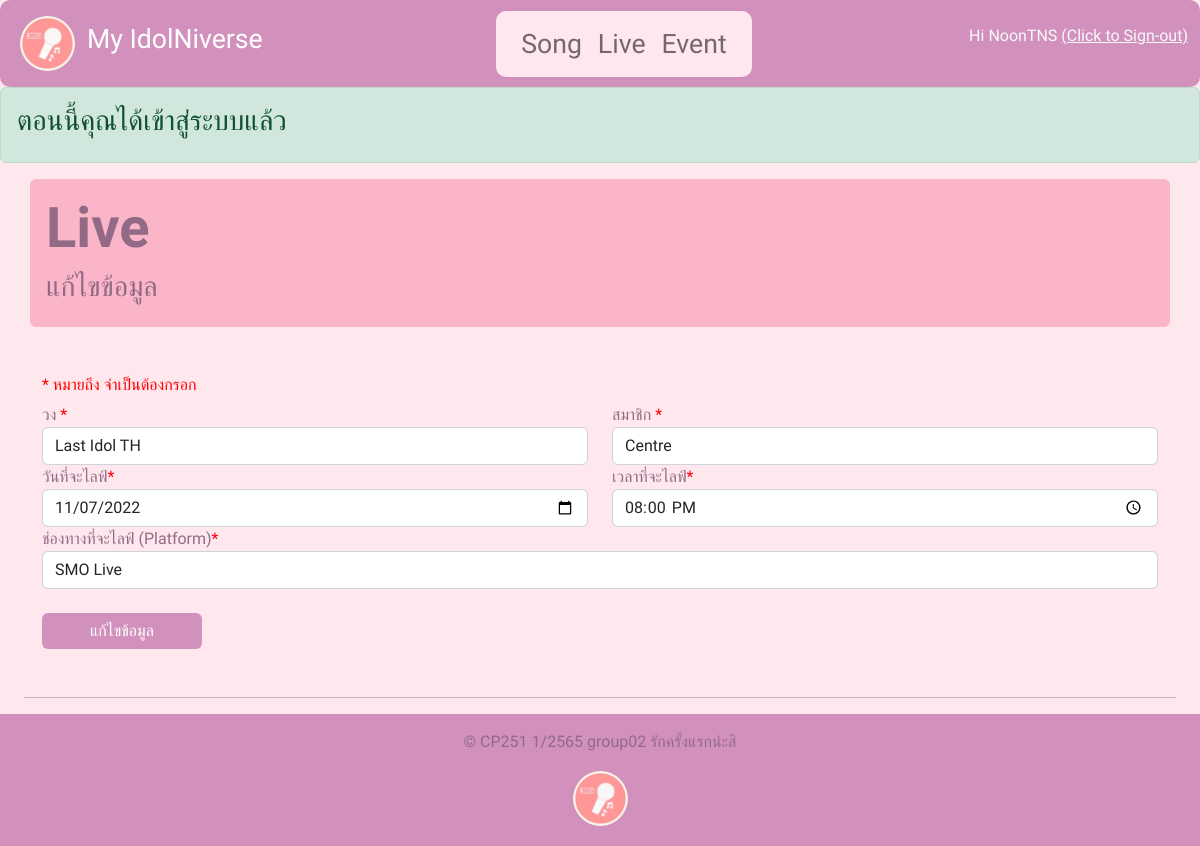
The app's page /live/edit.php?live=9 (signed in) with its own data.
### tables this page shows
CREATE TABLE `memlive` (
  `live_id` int(11) NOT NULL,
  `band` varchar(100) NOT NULL,
  `member` varchar(100) NOT NULL,
  `date` date NOT NULL,
  `time` time NOT NULL,
  `platform` varchar(100) NOT NULL
);

### htdocs/live/edit.php (the view, shortened to what this page needs)
<!DOCTYPE html>
<html lang="en">
<head>
    <?php
    include('../common/headtag.php');
    ?>
    <link rel="stylesheet" href="../resources/css/style.css">
</head>
<body>
    <header>
        <nav class="navbar">
            <div class="container-fluid color-light">
                <div class="navbar-header">
                <img src="../resources/img/logoPJ.png" class="rounded-circle" width="55" height="55">
                    <a class="navbar-brand" id="myidol" href="../index.php">My IdolNiverse</a>
                </div>
                <nav class="navbar navbar-expand-sm justify-content-center" id="navitem">
                    <div class="container-fluid">
                        <ul class="navbar-nav">
                            <li class="nav-item">
                                <a class="nav-link" href="../song/index.php">Song</a>
                            </li>
                            <li class="nav-item">
                                <a class="nav-link" href="index.php">Live</a>
                            </li>
                            <li class="nav-item">
                                <a class="nav-link" href="../event/index.php">Event</a>
                            </li>
                        </ul>
                    </div>
                </nav>
                <?php if (isset($_SESSION['username'])):?>
                    <p class="text-light">Hi <?php echo $_SESSION['username'];?> <a href="index.php?logout='1'" class="link-light">(Click to Sign-out)</a></p>
                <?php else: ?>
                    <a class="text-light" id="navlogin" href="../user/login.php">ลงชื่อเข้าใช้/สมัครสมาชิก</a>
                <?php endif ?>
            </div>
        </nav>
    </header>
    <?php
    try{
        $idquery = $_GET['live'];
        $query = "SELECT * FROM memlive WHERE live_id = '$idquery'";
        $resultQuery = mysqli_query($conn, $query);
        $resultArray = mysqli_fetch_assoc($resultQuery);
    }
    catch (Exception $e){
        echo '<div class="alert alert-warning thsarabunnew" role="alert"> คุณมาหน้านี้แบบผิดวิธี<br> กรุณากลับไปที่หน้า Song โดยการ <a href="index.php">กดที่นี่</a></p></div>';
    }
?>
    <?php if (isset($_SESSION['success'])): ?>
            <div class="alert alert-success" role="alert">
              <h3>
                <?php
                  echo $_SESSION['success'];
                ?>
              </h3>
            </div>
    <?php endif ?>
    <div class="container mt-3 p-3 rounded" id="jumbo">
        <h1 class="display-4 fw-bold">Live</h1>
        <p class="h3">แก้ไขข้อมูล</p>
    </div>
        <div class="container mt-5">
        <h6 class="h6"style="color:red;">* หมายถึง จำเป็นต้องกรอก</h6>
            <form method="post" action="./update.php">
            <div class="row">
            <div class="col-md-6">
                <div class="form-group">
                    <label for="band">วง <span style="color:red;">*</span></label>
                    <input type="text" class="form-control" id="band"placeholder="วง" name="band" value="<?php echo $resultArray['band']?>" required>
                </div>
            </div>
            <div class="col-md-6">
                <div class="form-group">
                    <label for="memname">สมาชิก <span style="color:red;">*</span></label>
                    <input type="text" class="form-control" id="memname" placeholder="ชื่อสมาชิกที่จะไลฟ์" name="memname" value="<?php echo $resultArray['member']?>" required>
                </div>
            </div>
        </div>
        <div class="row">
            <div class="col-md-6">
                <div class="form-group">
                <label for="datelive">วันที่จะไลฟ์<span style="color:red;">*</span></label>
                    <input type="date" class="form-control" id="datelive" placeholder="DD/MM/YYYY" name="datelive" value="<?php echo $resultArray['date']?>" required>
                </div>
            </div>
            <div class="col-md-6">
                <div class="form-group">
                    <label for="livetime">เวลาที่จะไลฟ์<span style="color:red;">*</span></label>
                    <input type="time" class="form-control" id="livetime" placeholder="hh:mm" name="livetime" value="<?php echo $resultArray['time']?>" required>
                </div>
            </div>
        </div>
        <div class="row">
            <div class="col-md-12">
                <div class="form-group">
                    <label for="Platform">ช่องทางที่จะไลฟ์ (Platform)<span style="color:red;">*</span></label>
                    <input type="text" class="form-control" id="Platform" placeholder="iAM48 Application หรือ FB Live" value="<?php echo $resultArray['platform']?>" name="Platform" required>
                </div>
            </div>
        </div>
        <br>
        <div class="">
            <input class="btn btn-primary px-5" type="submit" value="แก้ไขข้อมูล" name="edit" id="edit">
        </div>
            </form>
        </div>
    <hr class="mx-4 mt-5">
    <footer>
        <div class="text-left p-3">
          © CP251 1/2565 group02 รักครั้งแรกน่ะสิ </div>
          <img style="margin:1px 10px 20px 10px;" src="../resources/img/logoPJ.png" class="rounded-circle" width="55" height="55">
    </footer>
</body>
</html>

### htdocs/resources/css/style.css (style rules this page uses)
nav { border-radius: 10px; font-family: Itim; }
body { background-color: #FFE7EE; }
div { font-family: Itim; color: #936a85; }
#navitem { background-color:#FFE7EE; font-size: 20pt; padding:5px; }
.navbar { background-color:#D291BC }
img { margin: 0.5rem; }
#myidol { font-size: 20pt; color: white; }
#jumbo { background-color:#FAB5C9; color: #936a85; font-family: Itim; }
footer { background-color:#D291BC; text-align:center; }
.btn-primary { background-color:#D291BC; border:#D291BC; }
p { font-family: Itim; }

### records on screen
memlive: band "Last Idol TH", memname "Centre", datelive "11/07/2022", livetime "20:00:00", Platform "SMO Live"

### other values on screen
$_SESSION['username'] "NoonTNS"
$_SESSION['success'] "ตอนนี้คุณได้เข้าสู่ระบบแล้ว"
